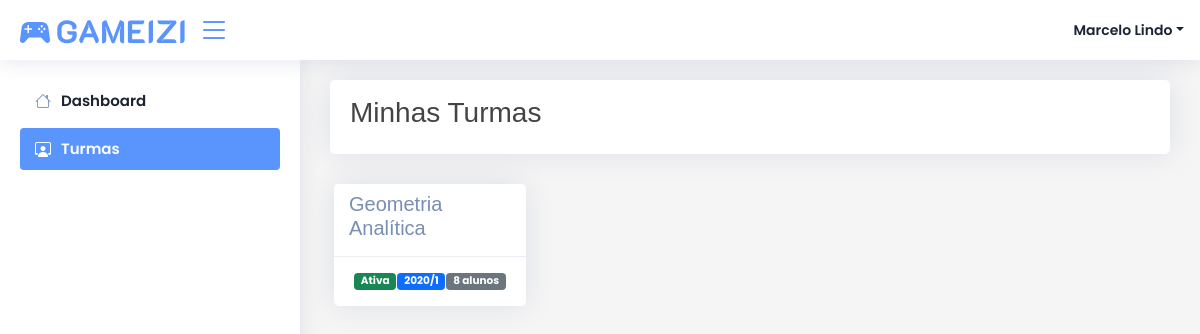
The page /turmas/ (signed in) on the database as committed earlier.
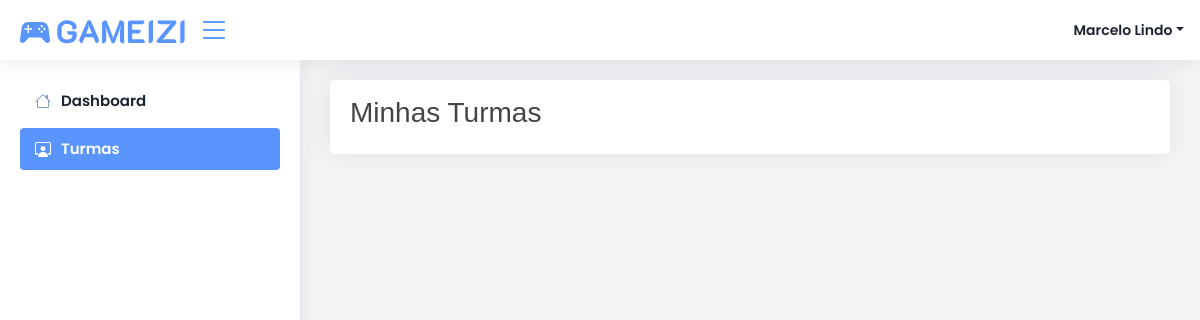
The same page on the database as committed later.
### core/models.py (models this page shows, shortened)
class Turma(models.Model):
    nome = models.CharField('Nome', max_length=1024)
    criado_em = models.DateField("Criado Em", auto_now_add=True)
    ativa = models.BooleanField('Ativa', default=True)
    semestre = models.CharField("Semestre", max_length=1024)
    hash_convite = models.CharField('Hash Convite', max_length=1024, blank=True, null=True)
    def obter_quantidade_alunos(self):
        return AlunosTurma.objects.filter(turma=self).count()

### core/views.py (the view)
# urls.py: path('turmas/', views.turmas, name='turmas'),
@login_required(login_url='/login')
def turmas(request):
    try:
        aluno = Aluno.objects.get(usuario=request.user)
        if not aluno.confirmado:
            if request.GET.get('next'):
                return redirect(reverse('core:questionario') + '?next=' + request.GET.get('next'))
            return redirect('core:questionario')
    except:
        pass
    todas_turmas = Turma.objects.all().order_by('nome')
    turmas = []
    for turma in todas_turmas:
        try:
            if request.user.is_superuser:
                ProfessoresTurma.objects.get(turma=turma, professor__usuario=request.user)
                turmas.append(turma)
            else:
                AlunosTurma.objects.get(aluno__usuario=request.user, turma=turma)
                turmas.append(turma)
            continue
        except Exception as e:
            print(e)
            continue
    data = {
        'pagina': 'Minhas Turmas',
        'turmas': turmas
    }
    return render(request, 'core/turmas/index.html', data)

### core/templatetags/filtros.py (called while the page is built)
@register.filter(name='obter_ranking_aluno')
def obter_ranking_aluno(usuario):
    try:
        aluno = Aluno.objects.get(usuario=usuario)
        return rankings[aluno.tipo]
    except:
        return 'Professor'

### core/templates/core/turmas/index.html (shortened to what this page needs)
{% extends 'core/base.html' %}
{% block pagina %}
Minhas Turmas
{% endblock pagina %}
{% block conteudo %}
<div class="row">
    {% for turma in turmas %}
    <div class="col-md-3">
        <div class="card px-0 m-1 card-turma mt-0" turma-id="{{ turma.id }}">
            <div class="card-header py-2">
                <h5>{{ turma.nome }}</h5>
            </div>
            <div class="card-body py-3">
                <div class="d-inline-flex w-100 justify-content-between">
                    {% if turma.ativa %}
                    <p class="m-0"><span class="badge bg-success">Ativa</span></p>
                    {% else %}
                    <p class="m-0"><span class="badge bg-danger">Inativa</span></p>
                    {% endif %}
                    <p class="m-0"><span class="badge bg-primary">{{ turma.semestre }}</span></p>
                    <p class="m-0"><span class="badge bg-secondary">{{ turma.obter_quantidade_alunos }} alunos</span></p>
                </div>
            </div>
        </div>
    </div>
    {% endfor %}
</div>
{% endblock conteudo %}

Rows that differ between the two databases and show on the page:
removed Turma: nome "Geometria Analítica", ativa "Ativa", semestre "2020/1", obter_quantidade_alunos "8"
